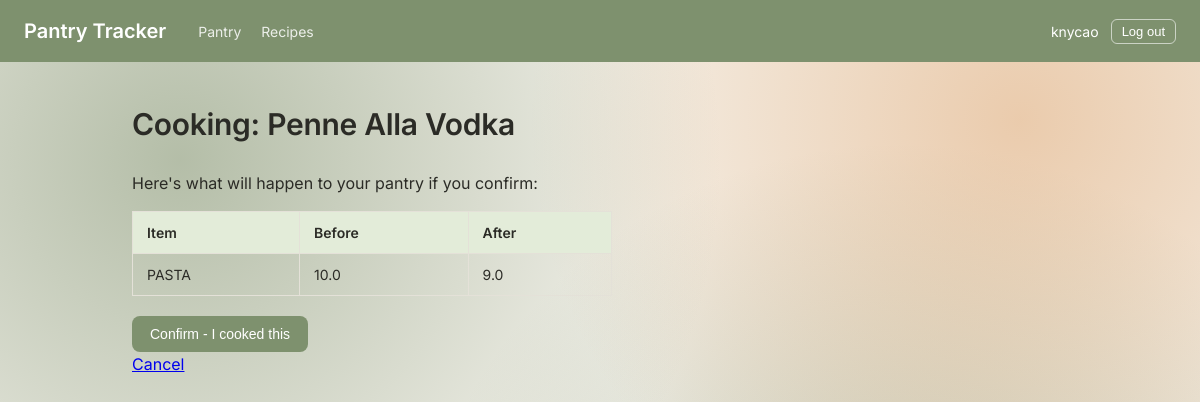
Page /recipes/2/cook (signed in) on the committed database.
### tables this page shows
CREATE TABLE recipes (
    id INTEGER PRIMARY KEY AUTOINCREMENT,
    title TEXT NOT NULL,
    instructions TEXT NOT NULL
, user_id INTEGER);

CREATE TABLE items (
    id INTEGER PRIMARY KEY AUTOINCREMENT,
    name TEXT NOT NULL,
    quantity REAL NOT NULL,
    unit TEXT NOT NULL,
    expiration_date TEXT
, user_id INTEGER);

### app.py (the view)
@app.route("/recipes/<int:recipe_id>/cook", methods=["GET"])
@login_required
def cook_preview(recipe_id):
    connection = sqlite3.connect("pantry.db")
    connection.row_factory = sqlite3.Row
    recipe = connection.execute("SELECT * FROM recipes WHERE id = ? AND user_id = ?", (recipe_id, session["user_id"])).fetchone()
    if recipe is None:
        connection.close()
        return redirect("/recipes")
    recipe_ingredients = connection.execute(
        "SELECT * FROM recipe_ingredients WHERE recipe_id = ?", (recipe_id,)
    ).fetchall()
    full_plan = []
    for ingredient in recipe_ingredients:
        steps = compute_deduction_plan(
            ingredient["ingredient_name"],
            ingredient["quantity_needed"],
            ingredient["unit"],
            connection,
            session["user_id"]
        )
        full_plan.extend(steps)
    connection.close()
    return render_template(
        "cook_preview.html",
        recipe=recipe,
        deduction_plan=full_plan,
        username=session["username"]
    )

### app.py (called while the page is built)
def login_required(original_function):
    @wraps(original_function)
    def wrapper(*args, **kwargs):
        if "user_id" not in session:
            return redirect("/login")
        return original_function(*args, **kwargs)
    return wrapper

def normalize_unit(unit):
    return unit.strip().lower().rstrip("s")

### templates/cook_preview.html
{% extends "base.html" %}
{% block content %}
  <h1>Cooking: {{ recipe.title }}</h1>
  <p>Here's what will happen to your pantry if you confirm:</p>
  <table class="cook-preview-table">
    <thead>
      <tr>
        <th>Item</th>
        <th>Before</th>
        <th>After</th>
      </tr>
    </thead>
    <tbody>
      {% for step in deduction_plan %}
        <tr>
          <td>{{ step.item_name }}</td>
          <td>{{ step.old_quantity }}</td>
          <td>{{ step.new_quantity }}</td>
        </tr>
      {% endfor %}
    </tbody>
  </table>
  <form action="/recipes/{{ recipe.id }}/cook" method="POST">
    <button type="submit" class="confirm-btn">Confirm - I cooked this</button>
  </form>
  <a href="/recipes">Cancel</a>
{% endblock %}

### static/style.css (style rules this page uses)
:root { --bg: #FAFAF8; --ink: #2B2B26; --sage: #7e916e; --sage-light: #E3ECD9; --warning: #D98E4A; --warning-light: #FBEFE3; --danger: #B04A4A; --danger-light: #FBECEB; --border: #E4E1D8; --font-display: "Inter", -apple-system, sans-serif; --font-body: "Inter", -apple-system, sans-serif; }
* { box-sizing: border-box; }
body { margin: 0; font-family: var(--font-body); background-color: #F6F4EE; background-image: radial-gradient(circle at 15% 20%, rgba(126, 145, 110, 0.55) 0%, transparent 45%), radial-gradient(circle at 85% 15%, rgba(217, 142, 74, 0.40) 0%, transparent 40%), radial-gradient(circle at 75% 80%, rgba(126, 145, 110, 0.45) 0%, transparent 45%); background-attachment: fixed; color: var(--ink); line-height: 1.5; min-height: 100vh; }
h1, h2, h3 { font-family: var(--font-display); font-weight: 600; letter-spacing: -0.01em; margin: 0 0 4px 0; }
h1 { font-size: 30px; margin-bottom: 24px; }
.cook-preview-table { border-collapse: collapse; margin-bottom: 20px; width: 100%; max-width: 480px; }
.cook-preview-table th, .cook-preview-table td { border: 1px solid var(--border); padding: 10px 14px; text-align: left; font-size: 14px; }
.cook-preview-table th { background-color: var(--sage-light); font-weight: 600; }
.confirm-btn { background-color: var(--sage); color: white; border: none; border-radius: 8px; padding: 10px 18px; cursor: pointer; font-size: 14px; }

### rows in the picture
recipes: title "Penne Alla Vodka"
items: item_name "PASTA", old_quantity "10.0"

### other values in the picture
{{ username }} "knycao"
{{ step.new_quantity }} "9.0"
